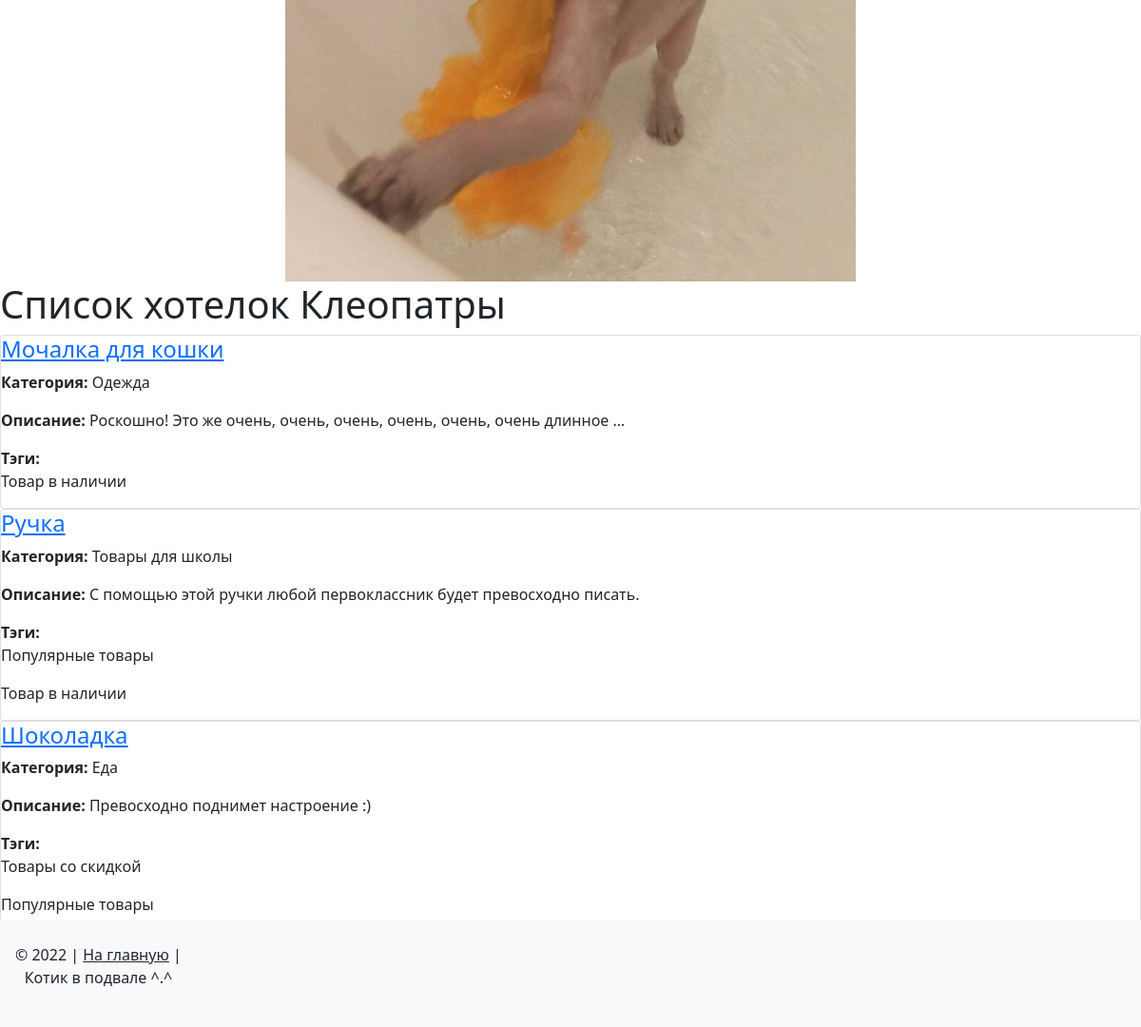
Before: / (lower part) with the older database file.
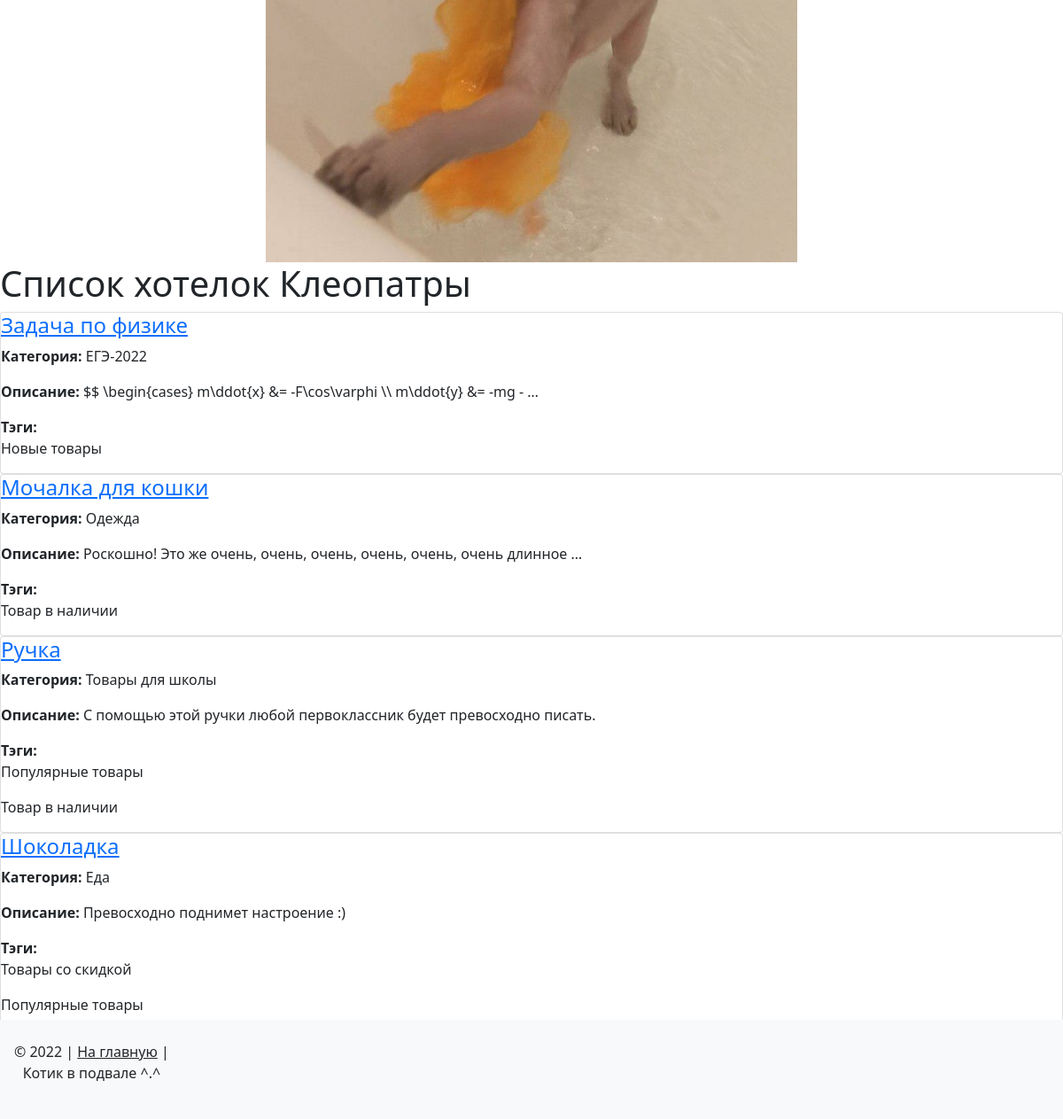
After: the same page with the newer database file.
### catalog/models.py (models this page shows, shortened)
class Item(PublishedBaseModel):
    objects = ItemManager()
    name = models.CharField('название товара',
                            max_length=150,
                            help_text='Максимум 150 символов',
                            default='Здесь должно быть название')
    text = models.TextField(verbose_name='Описание',
                            default='',
                            validators=[validate_perfect('роскошно',
                                                         'превосходно')],
                            help_text=('Обязательно используйте слово роскошно'
                                       ' или превосходно!'))
    category = models.ForeignKey(Category,
                                 on_delete=models.CASCADE,
                                 verbose_name='категория')
    tags = models.ManyToManyField(Tag,
                                  verbose_name='тэги')
    is_on_main = models.BooleanField('показывать на главной', default=False)
    class Meta:
        verbose_name = 'товар'
        verbose_name_plural = 'товары'
        default_related_name = 'items'
    def main_image_tmb(self):
        if self.main_image:
            return mark_safe(
                f'<img src="{self.main_image.get_small_img.url}">'
            )
        return 'Нет изображения'
    main_image_tmb.short_description = 'превью'
    main_image_tmb.allow_tags = True
    def get_absolute_url(self):
        return reverse('catalog:detail', kwargs={'pk': self.pk})

class Category(PublishedBaseModel, SlugBaseModel):
    objects = CategoryManager()
    name = models.CharField('название категории',
                            max_length=150,
                            help_text='Максимум 150 символов',
                            default='Здесь должно быть название', unique=True)
    weight = models.SmallIntegerField('вес',
                                      default=100,
                                      help_text='Целое число x, 0 < x < 32767',
                                      validators=[MinValueValidator(1),
                                                  MaxValueValidator(32766)])
    class Meta:
        verbose_name = 'категория'
        verbose_name_plural = 'категории'

class Tag(PublishedBaseModel, SlugBaseModel):
    name = models.CharField('название тэга',
                            max_length=150,
                            help_text='Максимум 150 символов',
                            default='Здесь должно быть название', unique=True)
    class Meta:
        verbose_name = 'тэг'
        verbose_name_plural = 'тэги'
        default_related_name = 'tags'

### homepage/views.py (the view)
# urls.py: path('', views.Homepage.as_view(), name='home')
class Homepage(ListView):
    model = Item
    template_name = 'homepage/homepage.html'
    context_object_name = 'items'
    def get_queryset(self):
        return (Item.objects.published().order_by('name')
                                        .filter(is_on_main=True))

### catalog/models.py (called while the page is built)
    def published(self):
        return (
            self.get_queryset()
                .filter(is_published=True, category__is_published=True)
                .select_related('category')
                .prefetch_related(Prefetch
                                  ('tags',
                                   queryset=Tag.objects
                                               .all()
                                               .filter(is_published=True)))
                .only('name', 'text', 'category__name')
        )

### templates/homepage/homepage.html
{% extends "base.html" %}
{% load static %}
{% block content %}
    <img class="mx-auto d-block" src="{% static 'img/cat.jpg' %}" alt="photo" width="600">
    <h1>Список хотелок Клеопатры</h1>
    {% if items|length > 0 %}
        {% for item in items %}
            {% include "catalog/includes/item_card.html" %}
        {% endfor %}
    {% else %}
        <p><h5>Пока пусто</h5></p>
    {% endif %}
{% endblock %}

### templates/catalog/includes/item_card.html (shortened to what this page needs)
<div class="card">
    <h4 class="card-title"><a href="{{ item.get_absolute_url }}">{{ item.name }}</a></h4>
    {% with request.resolver_match.view_name as view_name %}
        {% if view_name != "catalog:list"%}<p><b>Категория:</b> {{item.category.name}}</p>{% endif %}
        <p><b>Описание: </b>{% if view_name != "catalog:detail" %}{{item.text | truncatewords_html:10}}{% else %}{{item.text}}{% endif %}</p>
        <div><b>Тэги:</b>
        {% for tag in item.tags.all %}
            <p>{{ tag.name }}</p>
        {% endfor %}
        </div>
    {% endwith %}
</div>

Changed rows visible on the page:
added Item: name "Задача по физике", category.name "ЕГЭ-2022", text "$$ \\begin{cases} m\\ddot{x} &= -F\\cos\\varphi \\\\ m\\ddot{y} &= -mg - …"
now on this page (row unchanged): Tag: name "Новые товары", shown under "Задача по физике"
